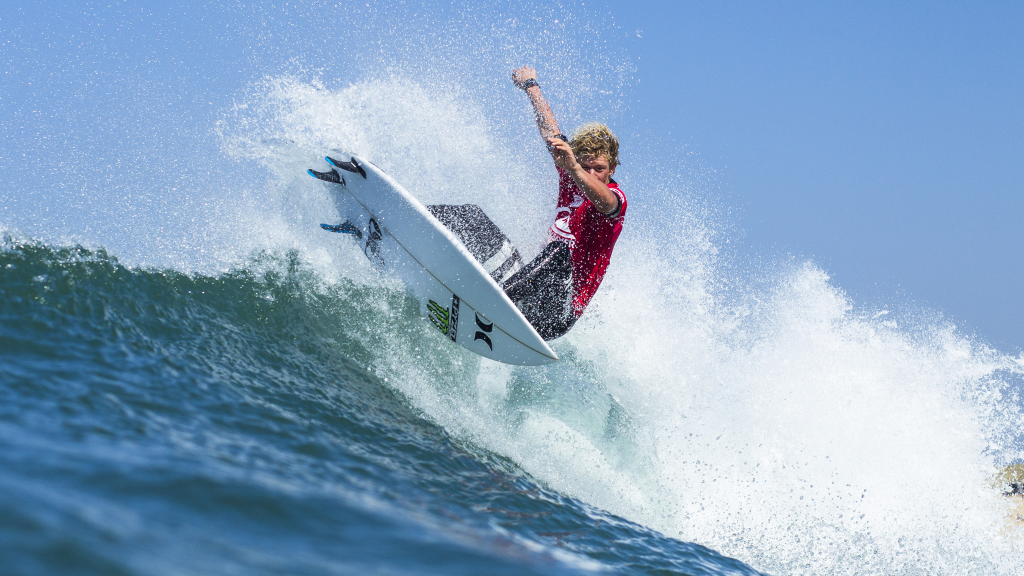
#> input picture image_filtering/src/surfer.jpg, 2048 x 1152 px (shown at 1/2 size)
$ python convolution-demo.py
#> lines starting #> are read from the running program, lines starting #| are printed output that depends on the picture; long printed decimals are rounded
import cv2
import numpy as np
import time


def convolution(image, kernel):
    """
    This function executes the convolution between `img` and `kernel` using a self-written solution.
    """

    #  Implement your own convolution method
    print("[{ img_conv }]/tRunning self implemented convolution...")

    #Calc half kernel
    offset = kernel.shape[0] // 2;

    image_height = image.shape[1]
    image_width = image.shape[0]


    output = image.copy()

    for y in range(offset, image_height - offset):
        for x in range(offset, image_width - offset):
            for k in range(image.shape[2]):
                #Copy pixel coverd by kernel
               mat = image[x - offset:x + offset + 1,
                           y - offset:y + offset + 1,
                           k]

                #Calc and save kernel * partOfImage
               output[x,y,k] = np.sum(kernel * mat)

    return output


def convolution_with_opencv(image, kernel):
    """
    This function executes the convolution between `img` and `kernel` using OpenCV.
    """

    print("[{}]/tRunning OpenCV (filter2D) implementation of a convolution...")

    # Flip the kernel as opencv filter2D function is
    # a correlation not a convolution
    kernel = cv2.flip(kernel, -1)
    # When ddepth=-1, the output image will have the same depth as the source.
    ddepth = -1
    output = cv2.filter2D(image, ddepth, kernel)

    return output


def getMSE(I1, I2):
    """
    Get the mean squared error between two images `I1` and `I2`.
    """
    difference_img = np.zeros_like(I1)
    # Convert the images from unsigned 8-bit integers to floats in order to have clearer results
    # Take difference between the images' pixel intensities, square it up and take the sum of all
    error = np.sum((I1.astype('float') - I2.astype('float')) ** 2)
    # Divide the sum of squares by total number of pixels in the image to get the mean of the mean squared error
    error /= float(I1.shape[0] * I2.shape[0])

    for y in range(difference_img.shape[1]):
        for x in range(difference_img.shape[0]):
            for k in range(difference_img.shape[2]):
                difference_img[x, y, k] = (I1[x, y, k] - I2[x, y, k]) **2

    return error, difference_img


def main():
    # Find an appropriate image
    image_name = "./src/surfer.jpg"

    # Load the image.
    image = cv2.imread(image_name, cv2.IMREAD_COLOR)
#> image is the input picture: shape (1152, 2048, 3); mean B, G, R 194.7, 166.4, 138
    image = cv2.resize(image, (500, 400))
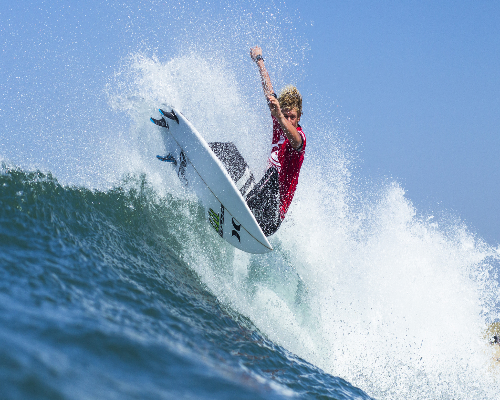
#> image: shape (400, 500, 3); mean B, G, R 194.5, 166.2, 137.9
    original_image = image.copy()


    # Use OpenCV functions to create Gaussian kernel
    kernel_size = 5
    sigma = 7

    kernel1D = cv2.getGaussianKernel(kernel_size, sigma)
    kernel = np.transpose(kernel1D) * kernel1D

    methods = (convolution, convolution_with_opencv)
    results = []

    for method in methods:
        # Start time to calculate computation duration
        start = time.time()
        # Run all methods and store resulting images in an array
        results.append(method(image, kernel))
        # End time after computation
        end = time.time()
        print(
            f"""
        Computing the convolution of '{image_name}' with a resolution of {image.shape[0]} x {image.shape[1]} and a
        kernel size of {kernel.shape[0]} x {kernel.shape[1]} ({end - start}s)
        """,
        )
#> this loop made 2 passes
#> pass 2, in convolution_with_opencv, `output = cv2.filter2D(image, ddepth, kernel)`:
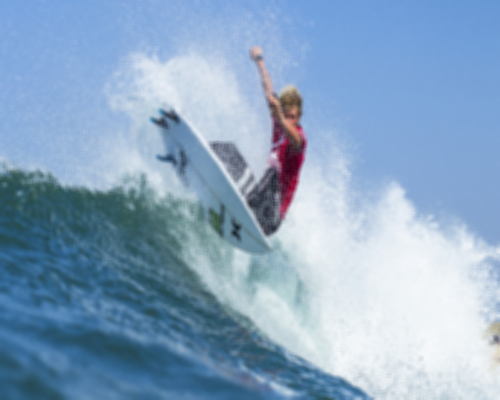
#> output: shape (400, 500, 3); mean B, G, R 194.5, 166.2, 137.9
#> after the loop, results = 2 items

    # Compare the resulting images
    # Display both images and the difference image
    error_value, difference_img = getMSE(results[0], results[1])
#> in getMSE, `error = np.sum((I1.astype('float') - I2.astype('float')) ** 2)`: error = 1269005
#> in getMSE, `error /= float(I1.shape[0] * I2.shape[0])`: error = 7.93
#> after the loop in getMSE, `for y in range(difference_img.shape[1]):`:
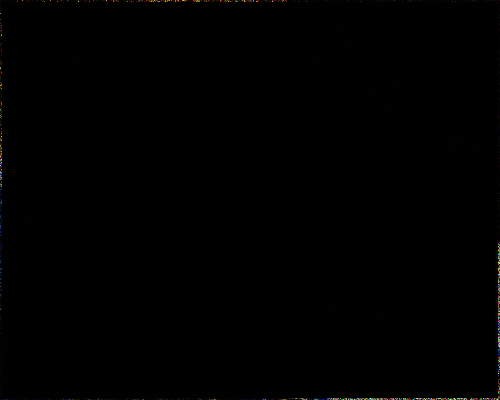
#> difference_img: shape (400, 500, 3); mean B, G, R 0.9, 1, 1
#> error_value = 7.93
    show_results = np.concatenate((results[0], difference_img, results[1]), axis=1)
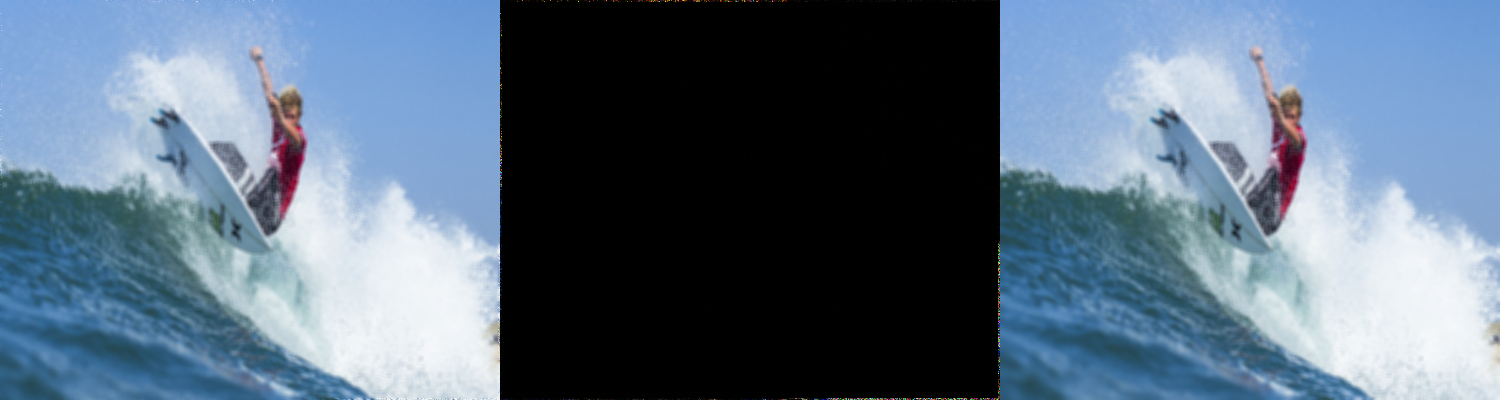
#> show_results: shape (400, 1500, 3); mean B, G, R 129.8, 111, 92.1
    cv2.imshow('left: own convolution method | center: MSE visualized (MSE value: ' + str(round(error_value, 2)) + ') | right: opencv convolution method', show_results)
    cv2.imshow('original image', original_image)

    # print MSE result
    print("MSE:", error_value)
#| MSE: 7.931

    # Keep windows open until key is pressed and then destroy all windows
    cv2.waitKey(0)
    cv2.destroyAllWindows()


# This is the default Python style for programs
if __name__ == "__main__":
    main()
